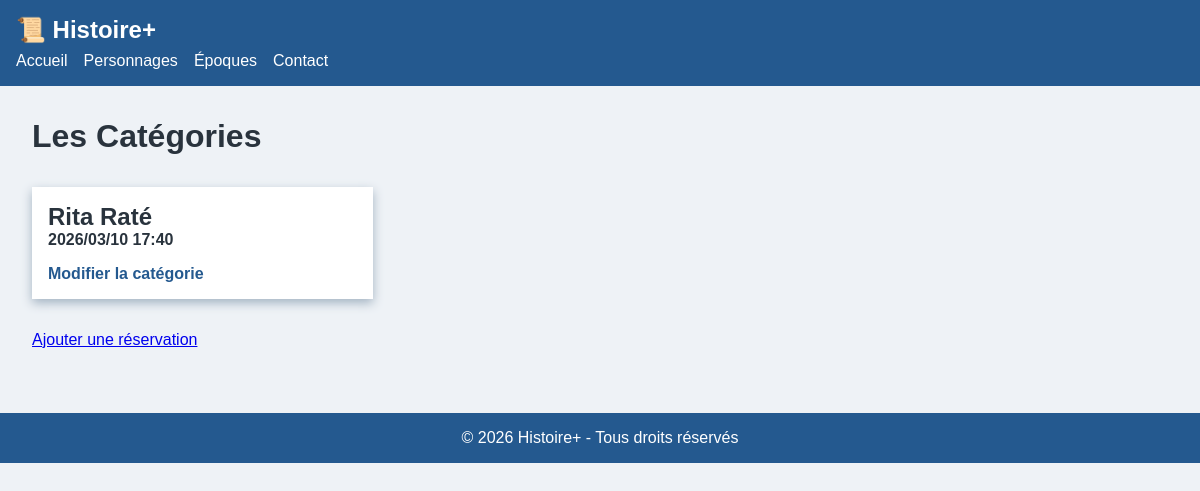
The page /reservation/index.php on the database as committed earlier.
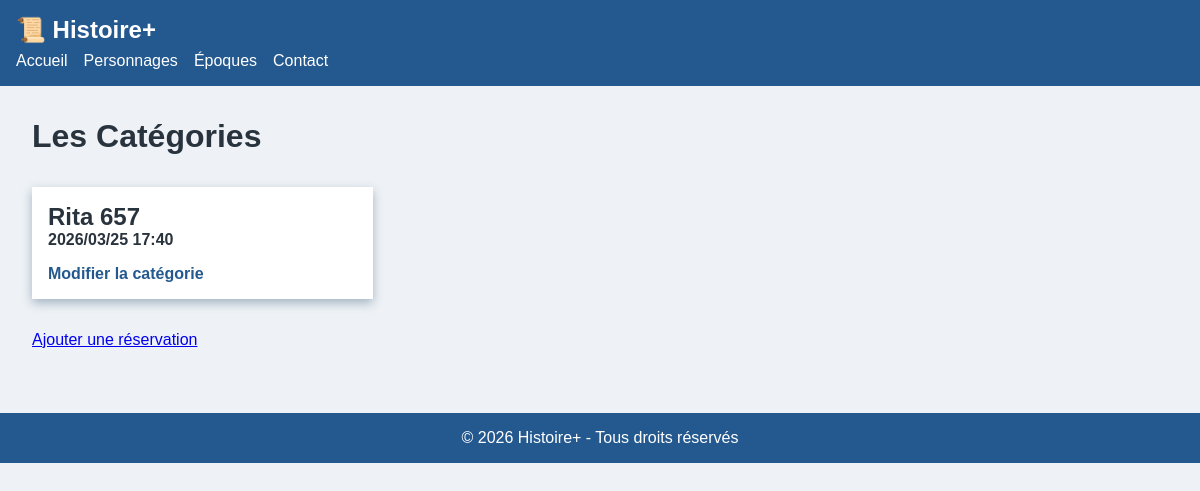
The same page on the database as committed later.
### tables this page shows
CREATE TABLE "reservation" (
	"id"	INTEGER,
	"nom"	TEXT,
	"nbPersonnes"	INTEGER,
	"dateReservation"	TEXT,
	"email"	TEXT,
	"cellulaire"	TEXT,
	"choixIntExt"	INTEGER,
	"created_at"	TEXT DEFAULT current_timestamp,
	"updated_at"	TEXT DEFAULT current_timestamp,
	PRIMARY KEY("id")
);

### public/reservation/index.php (the view, shortened to what this page needs)
<?php
$bd = "../../database/db.sqlite";
$pdo = new PDO("sqlite:" . $bd);
$stmt = $pdo->prepare("SELECT * FROM reservation");
$stmt->execute();
$reservation = '';
$reservation .= '<div class="cards">';
while ($enr = $stmt->fetch()) {
    $date = date_create($enr['dateReservation']);
    $reservation .= '<article class="card">';
    $reservation .= '<h2>' . $enr['nom'] . '</h2>';
    $reservation .= '<h4>' . date_format($date, "Y/m/d H:i") . '</h4>';
    $reservation .= '<a href="modifier.php?id=' . $enr['id'] . '">Modifier la catégorie</a>';
    $reservation .= '</article>';
}
$reservation .= '</div>';
$ajout = '';
$ajout .= '<a href="ajout.php">Ajouter une réservation</a>';
?>
<!DOCTYPE html>
<html lang="fr">
<head>
    <link rel="stylesheet" href="../css/styles.css">
</head>
<body>
    <header>
        <div class="logo">📜 Histoire+</div>
        <nav>
            <ul>
                <li><a href="../index.php">Accueil</a></li>
                <li><a href="#">Personnages</a></li>
                <li><a href="#">Époques</a></li>
                <li><a href="#">Contact</a></li>
            </ul>
        </nav>
    </header>
    <main class="home">
        <h1>Les Catégories</h1>
        <?php echo $reservation; ?>
        <?php echo $ajout; ?>
    </main>
    <footer>
        <p>© 2026 Histoire+ - Tous droits réservés</p>
    </footer>
</body>
</html>

Rows that differ between the two databases and show on the page:
changed reservation: nom "Rita Raté" → "Rita 657"; dateReservation "2026/03/10 17:40" → "2026/03/25 17:40"
